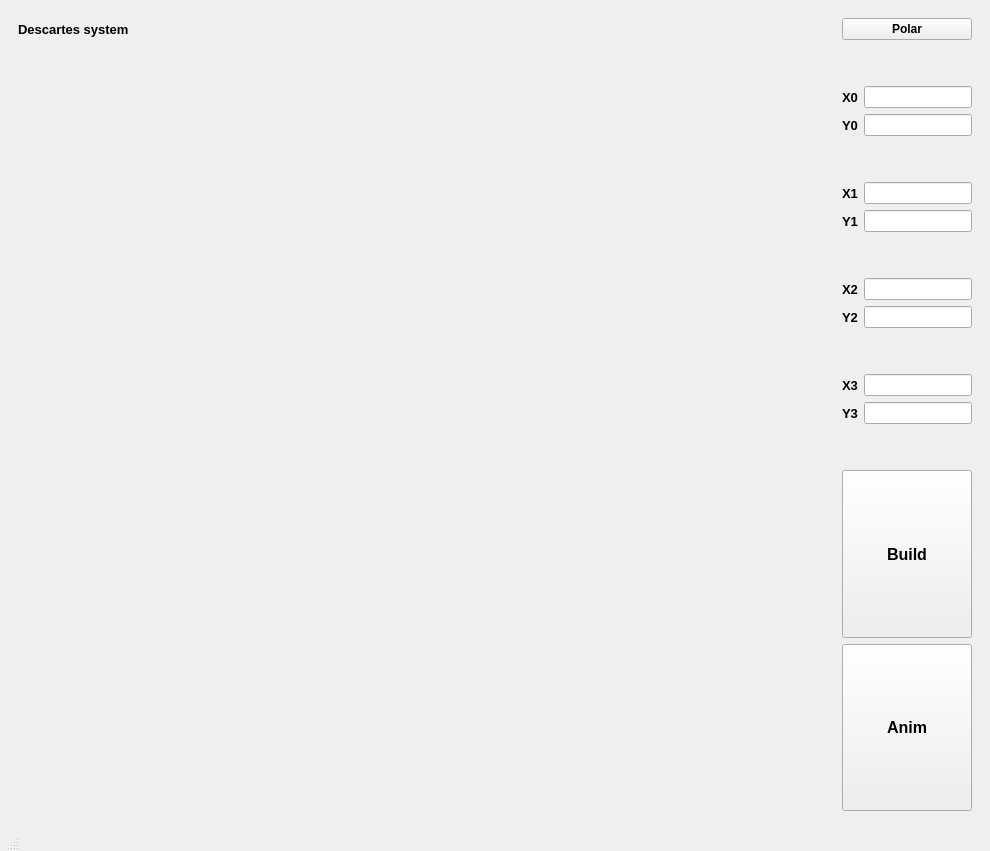
<?xml version="1.0" encoding="UTF-8"?>
<ui version="4.0">
 <class>MainWindow</class>
 <widget class="QMainWindow" name="MainWindow">
  <property name="geometry">
   <rect>
    <x>0</x>
    <y>0</y>
    <width>990</width>
    <height>851</height>
   </rect>
  </property>
  <property name="windowTitle">
   <string>MainWindow</string>
  </property>
  <property name="layoutDirection">
   <enum>Qt::LeftToRight</enum>
  </property>
  <property name="autoFillBackground">
   <bool>false</bool>
  </property>
  <widget class="QWidget" name="centralwidget">
   <property name="sizePolicy">
    <sizepolicy hsizetype="Preferred" vsizetype="Preferred">
     <horstretch>0</horstretch>
     <verstretch>0</verstretch>
    </sizepolicy>
   </property>
   <layout class="QGridLayout" name="gridLayout_7">
    <item row="0" column="0">
     <widget class="QStackedWidget" name="stackedWidget">
      <property name="sizePolicy">
       <sizepolicy hsizetype="Preferred" vsizetype="Expanding">
        <horstretch>0</horstretch>
        <verstretch>0</verstretch>
       </sizepolicy>
      </property>
      <property name="currentIndex">
       <number>0</number>
      </property>
      <widget class="QWidget" name="page">
       <layout class="QGridLayout" name="gridLayout_8">
        <item row="1" column="0">
         <layout class="QGridLayout" name="gridLayout_2">
          <property name="sizeConstraint">
           <enum>QLayout::SetNoConstraint</enum>
          </property>
          <item row="0" column="0">
           <widget class="QLabel" name="label_7">
            <property name="font">
             <font>
              <family>Nirmala UI</family>
              <pointsize>10</pointsize>
              <weight>75</weight>
              <bold>true</bold>
             </font>
            </property>
            <property name="text">
             <string>Descartes system</string>
            </property>
           </widget>
          </item>
          <item row="1" column="2">
           <layout class="QVBoxLayout" name="verticalLayout">
            <property name="sizeConstraint">
             <enum>QLayout::SetNoConstraint</enum>
            </property>
            <item>
             <layout class="QGridLayout" name="gridLayout">
              <item row="9" column="0">
               <widget class="QLabel" name="y2l">
                <property name="sizePolicy">
                 <sizepolicy hsizetype="Preferred" vsizetype="Expanding">
                  <horstretch>0</horstretch>
                  <verstretch>0</verstretch>
                 </sizepolicy>
                </property>
                <property name="font">
                 <font>
                  <family>Nirmala UI</family>
                  <pointsize>10</pointsize>
                  <weight>75</weight>
                  <bold>true</bold>
                 </font>
                </property>
                <property name="layoutDirection">
                 <enum>Qt::RightToLeft</enum>
                </property>
                <property name="text">
                 <string>Y2</string>
                </property>
               </widget>
              </item>
              <item row="11" column="0">
               <widget class="QLabel" name="x3l">
                <property name="sizePolicy">
                 <sizepolicy hsizetype="Preferred" vsizetype="Expanding">
                  <horstretch>0</horstretch>
                  <verstretch>0</verstretch>
                 </sizepolicy>
                </property>
                <property name="font">
                 <font>
                  <family>Nirmala UI</family>
                  <pointsize>10</pointsize>
                  <weight>75</weight>
                  <bold>true</bold>
                 </font>
                </property>
                <property name="layoutDirection">
                 <enum>Qt::RightToLeft</enum>
                </property>
                <property name="text">
                 <string>X3</string>
                </property>
               </widget>
              </item>
              <item row="5" column="1">
               <widget class="QLineEdit" name="x1">
                <property name="sizePolicy">
                 <sizepolicy hsizetype="Preferred" vsizetype="Expanding">
                  <horstretch>0</horstretch>
                  <verstretch>0</verstretch>
                 </sizepolicy>
                </property>
                <property name="layoutDirection">
                 <enum>Qt::RightToLeft</enum>
                </property>
               </widget>
              </item>
              <item row="6" column="0">
               <widget class="QLabel" name="y1l">
                <property name="sizePolicy">
                 <sizepolicy hsizetype="Preferred" vsizetype="Expanding">
                  <horstretch>0</horstretch>
                  <verstretch>0</verstretch>
                 </sizepolicy>
                </property>
                <property name="font">
                 <font>
                  <family>Nirmala UI</family>
                  <pointsize>10</pointsize>
                  <weight>75</weight>
                  <bold>true</bold>
                 </font>
                </property>
                <property name="layoutDirection">
                 <enum>Qt::RightToLeft</enum>
                </property>
                <property name="text">
                 <string>Y1</string>
                </property>
               </widget>
              </item>
              <item row="12" column="1">
               <widget class="QLineEdit" name="y3">
                <property name="sizePolicy">
                 <sizepolicy hsizetype="Preferred" vsizetype="Expanding">
                  <horstretch>0</horstretch>
                  <verstretch>0</verstretch>
                 </sizepolicy>
                </property>
                <property name="layoutDirection">
                 <enum>Qt::RightToLeft</enum>
                </property>
               </widget>
              </item>
              <item row="2" column="0">
               <widget class="QLabel" name="x0l">
                <property name="sizePolicy">
                 <sizepolicy hsizetype="Preferred" vsizetype="Expanding">
                  <horstretch>0</horstretch>
                  <verstretch>0</verstretch>
                 </sizepolicy>
                </property>
                <property name="font">
                 <font>
                  <family>Nirmala UI</family>
                  <pointsize>10</pointsize>
                  <weight>75</weight>
                  <bold>true</bold>
                 </font>
                </property>
                <property name="layoutDirection">
                 <enum>Qt::RightToLeft</enum>
                </property>
                <property name="text">
                 <string>X0</string>
                </property>
               </widget>
              </item>
              <item row="2" column="1">
               <widget class="QLineEdit" name="x0">
                <property name="sizePolicy">
                 <sizepolicy hsizetype="Preferred" vsizetype="Expanding">
                  <horstretch>0</horstretch>
                  <verstretch>0</verstretch>
                 </sizepolicy>
                </property>
                <property name="layoutDirection">
                 <enum>Qt::RightToLeft</enum>
                </property>
               </widget>
              </item>
              <item row="6" column="1">
               <widget class="QLineEdit" name="y1">
                <property name="sizePolicy">
                 <sizepolicy hsizetype="Preferred" vsizetype="Expanding">
                  <horstretch>0</horstretch>
                  <verstretch>0</verstretch>
                 </sizepolicy>
                </property>
                <property name="layoutDirection">
                 <enum>Qt::RightToLeft</enum>
                </property>
               </widget>
              </item>
              <item row="12" column="0">
               <widget class="QLabel" name="y3l">
                <property name="sizePolicy">
                 <sizepolicy hsizetype="Preferred" vsizetype="Expanding">
                  <horstretch>0</horstretch>
                  <verstretch>0</verstretch>
                 </sizepolicy>
                </property>
                <property name="font">
                 <font>
                  <family>Nirmala UI</family>
                  <pointsize>10</pointsize>
                  <weight>75</weight>
                  <bold>true</bold>
                 </font>
                </property>
                <property name="layoutDirection">
                 <enum>Qt::RightToLeft</enum>
                </property>
                <property name="text">
                 <string>Y3</string>
                </property>
               </widget>
              </item>
              <item row="8" column="1">
               <widget class="QLineEdit" name="x2">
                <property name="sizePolicy">
                 <sizepolicy hsizetype="Preferred" vsizetype="Expanding">
                  <horstretch>0</horstretch>
                  <verstretch>0</verstretch>
                 </sizepolicy>
                </property>
                <property name="layoutDirection">
                 <enum>Qt::RightToLeft</enum>
                </property>
               </widget>
              </item>
              <item row="9" column="1">
               <widget class="QLineEdit" name="y2">
                <property name="sizePolicy">
                 <sizepolicy hsizetype="Preferred" vsizetype="Expanding">
                  <horstretch>0</horstretch>
                  <verstretch>0</verstretch>
                 </sizepolicy>
                </property>
                <property name="layoutDirection">
                 <enum>Qt::RightToLeft</enum>
                </property>
               </widget>
              </item>
              <item row="8" column="0">
               <widget class="QLabel" name="x2l">
                <property name="sizePolicy">
                 <sizepolicy hsizetype="Preferred" vsizetype="Expanding">
                  <horstretch>0</horstretch>
                  <verstretch>0</verstretch>
                 </sizepolicy>
                </property>
                <property name="font">
                 <font>
                  <family>Nirmala UI</family>
                  <pointsize>10</pointsize>
                  <weight>75</weight>
                  <bold>true</bold>
                 </font>
                </property>
                <property name="layoutDirection">
                 <enum>Qt::RightToLeft</enum>
                </property>
                <property name="text">
                 <string>X2</string>
                </property>
               </widget>
              </item>
              <item row="3" column="1">
               <widget class="QLineEdit" name="y0">
                <property name="sizePolicy">
                 <sizepolicy hsizetype="Preferred" vsizetype="Expanding">
                  <horstretch>0</horstretch>
                  <verstretch>0</verstretch>
                 </sizepolicy>
                </property>
                <property name="layoutDirection">
                 <enum>Qt::RightToLeft</enum>
                </property>
               </widget>
              </item>
              <item row="5" column="0">
               <widget class="QLabel" name="x1l">
                <property name="sizePolicy">
                 <sizepolicy hsizetype="Preferred" vsizetype="Expanding">
                  <horstretch>0</horstretch>
                  <verstretch>0</verstretch>
                 </sizepolicy>
                </property>
                <property name="font">
                 <font>
                  <family>Nirmala UI</family>
                  <pointsize>10</pointsize>
                  <weight>75</weight>
                  <bold>true</bold>
                 </font>
                </property>
                <property name="layoutDirection">
                 <enum>Qt::RightToLeft</enum>
                </property>
                <property name="text">
                 <string>X1</string>
                </property>
               </widget>
              </item>
              <item row="11" column="1">
               <widget class="QLineEdit" name="x3">
                <property name="sizePolicy">
                 <sizepolicy hsizetype="Preferred" vsizetype="Expanding">
                  <horstretch>0</horstretch>
                  <verstretch>0</verstretch>
                 </sizepolicy>
                </property>
                <property name="layoutDirection">
                 <enum>Qt::RightToLeft</enum>
                </property>
               </widget>
              </item>
              <item row="3" column="0">
               <widget class="QLabel" name="y0l">
                <property name="sizePolicy">
                 <sizepolicy hsizetype="Preferred" vsizetype="Expanding">
                  <horstretch>0</horstretch>
                  <verstretch>0</verstretch>
                 </sizepolicy>
                </property>
                <property name="font">
                 <font>
                  <family>Nirmala UI</family>
                  <pointsize>10</pointsize>
                  <weight>75</weight>
                  <bold>true</bold>
                 </font>
                </property>
                <property name="layoutDirection">
                 <enum>Qt::RightToLeft</enum>
                </property>
                <property name="text">
                 <string>Y0</string>
                </property>
               </widget>
              </item>
              <item row="13" column="0" colspan="2">
               <spacer name="verticalSpacer">
                <property name="orientation">
                 <enum>Qt::Vertical</enum>
                </property>
                <property name="sizeHint" stdset="0">
                 <size>
                  <width>20</width>
                  <height>40</height>
                 </size>
                </property>
               </spacer>
              </item>
              <item row="10" column="0" colspan="2">
               <spacer name="verticalSpacer_6">
                <property name="orientation">
                 <enum>Qt::Vertical</enum>
                </property>
                <property name="sizeHint" stdset="0">
                 <size>
                  <width>20</width>
                  <height>40</height>
                 </size>
                </property>
               </spacer>
              </item>
              <item row="7" column="0" colspan="2">
               <spacer name="verticalSpacer_4">
                <property name="orientation">
                 <enum>Qt::Vertical</enum>
                </property>
                <property name="sizeHint" stdset="0">
                 <size>
                  <width>20</width>
                  <height>40</height>
                 </size>
                </property>
               </spacer>
              </item>
              <item row="4" column="0" colspan="2">
               <spacer name="verticalSpacer_2">
                <property name="orientation">
                 <enum>Qt::Vertical</enum>
                </property>
                <property name="sizeHint" stdset="0">
                 <size>
                  <width>20</width>
                  <height>40</height>
                 </size>
                </property>
               </spacer>
              </item>
              <item row="1" column="0" colspan="2">
               <spacer name="verticalSpacer_3">
                <property name="sizePolicy">
                 <sizepolicy hsizetype="Minimum" vsizetype="Expanding">
                  <horstretch>0</horstretch>
                  <verstretch>0</verstretch>
                 </sizepolicy>
                </property>
                <property name="orientation">
                 <enum>Qt::Vertical</enum>
                </property>
                <property name="sizeHint" stdset="0">
                 <size>
                  <width>20</width>
                  <height>40</height>
                 </size>
                </property>
               </spacer>
              </item>
             </layout>
            </item>
            <item>
             <widget class="QPushButton" name="Build">
              <property name="sizePolicy">
               <sizepolicy hsizetype="Preferred" vsizetype="Expanding">
                <horstretch>0</horstretch>
                <verstretch>0</verstretch>
               </sizepolicy>
              </property>
              <property name="font">
               <font>
                <family>Nirmala UI</family>
                <pointsize>12</pointsize>
                <weight>75</weight>
                <bold>true</bold>
               </font>
              </property>
              <property name="layoutDirection">
               <enum>Qt::RightToLeft</enum>
              </property>
              <property name="text">
               <string>Build</string>
              </property>
             </widget>
            </item>
            <item>
             <widget class="QPushButton" name="Anim">
              <property name="enabled">
               <bool>true</bool>
              </property>
              <property name="sizePolicy">
               <sizepolicy hsizetype="Preferred" vsizetype="Expanding">
                <horstretch>0</horstretch>
                <verstretch>0</verstretch>
               </sizepolicy>
              </property>
              <property name="font">
               <font>
                <family>Nirmala UI</family>
                <pointsize>12</pointsize>
                <weight>75</weight>
                <bold>true</bold>
               </font>
              </property>
              <property name="layoutDirection">
               <enum>Qt::RightToLeft</enum>
              </property>
              <property name="text">
               <string>Anim</string>
              </property>
             </widget>
            </item>
           </layout>
          </item>
          <item row="2" column="0" colspan="3">
           <spacer name="horizontalSpacer">
            <property name="orientation">
             <enum>Qt::Horizontal</enum>
            </property>
            <property name="sizeHint" stdset="0">
             <size>
              <width>40</width>
              <height>0</height>
             </size>
            </property>
           </spacer>
          </item>
          <item row="1" column="0">
           <widget class="QLabel" name="graph">
            <property name="sizePolicy">
             <sizepolicy hsizetype="Expanding" vsizetype="Expanding">
              <horstretch>0</horstretch>
              <verstretch>0</verstretch>
             </sizepolicy>
            </property>
            <property name="minimumSize">
             <size>
              <width>721</width>
              <height>711</height>
             </size>
            </property>
            <property name="layoutDirection">
             <enum>Qt::RightToLeft</enum>
            </property>
            <property name="text">
             <string/>
            </property>
           </widget>
          </item>
          <item row="0" column="2">
           <widget class="QPushButton" name="pushButton_2">
            <property name="font">
             <font>
              <family>Nirmala UI</family>
              <pointsize>9</pointsize>
              <weight>75</weight>
              <bold>true</bold>
             </font>
            </property>
            <property name="text">
             <string>Polar</string>
            </property>
           </widget>
          </item>
         </layout>
        </item>
       </layout>
      </widget>
      <widget class="QWidget" name="page_2">
       <layout class="QGridLayout" name="gridLayout_11">
        <item row="0" column="0">
         <layout class="QGridLayout" name="gridLayout_9">
          <property name="sizeConstraint">
           <enum>QLayout::SetNoConstraint</enum>
          </property>
          <item row="1" column="0">
           <widget class="QLabel" name="graph_2">
            <property name="sizePolicy">
             <sizepolicy hsizetype="Expanding" vsizetype="Expanding">
              <horstretch>0</horstretch>
              <verstretch>0</verstretch>
             </sizepolicy>
            </property>
            <property name="minimumSize">
             <size>
              <width>721</width>
              <height>711</height>
             </size>
            </property>
            <property name="layoutDirection">
             <enum>Qt::RightToLeft</enum>
            </property>
            <property name="text">
             <string/>
            </property>
           </widget>
          </item>
          <item row="1" column="1">
           <layout class="QVBoxLayout" name="verticalLayout_3">
            <property name="sizeConstraint">
             <enum>QLayout::SetNoConstraint</enum>
            </property>
            <item>
             <layout class="QGridLayout" name="gridLayout_10">
              <item row="9" column="0">
               <widget class="QLabel" name="y2l_2">
                <property name="sizePolicy">
                 <sizepolicy hsizetype="Preferred" vsizetype="Expanding">
                  <horstretch>0</horstretch>
                  <verstretch>0</verstretch>
                 </sizepolicy>
                </property>
                <property name="font">
                 <font>
                  <family>Nirmala UI</family>
                  <pointsize>10</pointsize>
                  <weight>75</weight>
                  <bold>true</bold>
                 </font>
                </property>
                <property name="layoutDirection">
                 <enum>Qt::RightToLeft</enum>
                </property>
                <property name="text">
                 <string>a2</string>
                </property>
               </widget>
              </item>
              <item row="11" column="0">
               <widget class="QLabel" name="x3l_2">
                <property name="font">
                 <font>
                  <family>Nirmala UI</family>
                  <pointsize>10</pointsize>
                  <weight>75</weight>
                  <bold>true</bold>
                 </font>
                </property>
                <property name="layoutDirection">
                 <enum>Qt::RightToLeft</enum>
                </property>
                <property name="text">
                 <string>R3</string>
                </property>
               </widget>
              </item>
              <item row="5" column="1">
               <widget class="QLineEdit" name="R1">
                <property name="sizePolicy">
                 <sizepolicy hsizetype="Preferred" vsizetype="Expanding">
                  <horstretch>0</horstretch>
                  <verstretch>0</verstretch>
                 </sizepolicy>
                </property>
                <property name="layoutDirection">
                 <enum>Qt::RightToLeft</enum>
                </property>
               </widget>
              </item>
              <item row="6" column="0">
               <widget class="QLabel" name="y1l_2">
                <property name="sizePolicy">
                 <sizepolicy hsizetype="Preferred" vsizetype="Expanding">
                  <horstretch>0</horstretch>
                  <verstretch>0</verstretch>
                 </sizepolicy>
                </property>
                <property name="font">
                 <font>
                  <family>Nirmala UI</family>
                  <pointsize>10</pointsize>
                  <weight>75</weight>
                  <bold>true</bold>
                 </font>
                </property>
                <property name="layoutDirection">
                 <enum>Qt::RightToLeft</enum>
                </property>
                <property name="text">
                 <string>a1</string>
                </property>
               </widget>
              </item>
              <item row="12" column="1">
               <widget class="QLineEdit" name="a3">
                <property name="sizePolicy">
                 <sizepolicy hsizetype="Preferred" vsizetype="Expanding">
                  <horstretch>0</horstretch>
                  <verstretch>0</verstretch>
                 </sizepolicy>
                </property>
                <property name="layoutDirection">
                 <enum>Qt::RightToLeft</enum>
                </property>
               </widget>
              </item>
              <item row="2" column="0">
               <widget class="QLabel" name="x0l_2">
                <property name="sizePolicy">
                 <sizepolicy hsizetype="Preferred" vsizetype="Expanding">
                  <horstretch>0</horstretch>
                  <verstretch>0</verstretch>
                 </sizepolicy>
                </property>
                <property name="font">
                 <font>
                  <family>Nirmala UI</family>
                  <pointsize>10</pointsize>
                  <weight>75</weight>
                  <bold>true</bold>
                 </font>
                </property>
                <property name="layoutDirection">
                 <enum>Qt::RightToLeft</enum>
                </property>
                <property name="text">
                 <string>R0</string>
                </property>
               </widget>
              </item>
              <item row="2" column="1">
               <widget class="QLineEdit" name="R0">
                <property name="sizePolicy">
                 <sizepolicy hsizetype="Preferred" vsizetype="Expanding">
                  <horstretch>0</horstretch>
                  <verstretch>0</verstretch>
                 </sizepolicy>
                </property>
                <property name="layoutDirection">
                 <enum>Qt::RightToLeft</enum>
                </property>
               </widget>
              </item>
              <item row="6" column="1">
               <widget class="QLineEdit" name="a1">
                <property name="sizePolicy">
                 <sizepolicy hsizetype="Preferred" vsizetype="Expanding">
                  <horstretch>0</horstretch>
                  <verstretch>0</verstretch>
                 </sizepolicy>
                </property>
                <property name="layoutDirection">
                 <enum>Qt::RightToLeft</enum>
                </property>
               </widget>
              </item>
              <item row="12" column="0">
               <widget class="QLabel" name="y3l_2">
                <property name="sizePolicy">
                 <sizepolicy hsizetype="Preferred" vsizetype="Expanding">
                  <horstretch>0</horstretch>
                  <verstretch>0</verstretch>
                 </sizepolicy>
                </property>
                <property name="font">
                 <font>
                  <family>Nirmala UI</family>
                  <pointsize>10</pointsize>
                  <weight>75</weight>
                  <bold>true</bold>
                 </font>
                </property>
                <property name="layoutDirection">
                 <enum>Qt::RightToLeft</enum>
                </property>
                <property name="text">
                 <string>a3</string>
                </property>
               </widget>
              </item>
              <item row="8" column="1">
               <widget class="QLineEdit" name="r2">
                <property name="sizePolicy">
                 <sizepolicy hsizetype="Preferred" vsizetype="Preferred">
                  <horstretch>0</horstretch>
                  <verstretch>0</verstretch>
                 </sizepolicy>
                </property>
                <property name="layoutDirection">
                 <enum>Qt::RightToLeft</enum>
                </property>
               </widget>
              </item>
              <item row="9" column="1">
               <widget class="QLineEdit" name="a2">
                <property name="sizePolicy">
                 <sizepolicy hsizetype="Preferred" vsizetype="Expanding">
                  <horstretch>0</horstretch>
                  <verstretch>0</verstretch>
                 </sizepolicy>
                </property>
                <property name="layoutDirection">
                 <enum>Qt::RightToLeft</enum>
                </property>
               </widget>
              </item>
              <item row="8" column="0">
               <widget class="QLabel" name="x2l_2">
                <property name="font">
                 <font>
                  <family>Nirmala UI</family>
                  <pointsize>10</pointsize>
                  <weight>75</weight>
                  <bold>true</bold>
                 </font>
                </property>
                <property name="layoutDirection">
                 <enum>Qt::RightToLeft</enum>
                </property>
                <property name="text">
                 <string>R2</string>
                </property>
               </widget>
              </item>
              <item row="3" column="1">
               <widget class="QLineEdit" name="a0">
                <property name="sizePolicy">
                 <sizepolicy hsizetype="Preferred" vsizetype="Expanding">
                  <horstretch>0</horstretch>
                  <verstretch>0</verstretch>
                 </sizepolicy>
                </property>
                <property name="layoutDirection">
                 <enum>Qt::RightToLeft</enum>
                </property>
               </widget>
              </item>
              <item row="5" column="0">
               <widget class="QLabel" name="x1l_2">
                <property name="sizePolicy">
                 <sizepolicy hsizetype="Preferred" vsizetype="Expanding">
                  <horstretch>0</horstretch>
                  <verstretch>0</verstretch>
                 </sizepolicy>
                </property>
                <property name="font">
                 <font>
                  <family>Nirmala UI</family>
                  <pointsize>10</pointsize>
                  <weight>75</weight>
                  <bold>true</bold>
                 </font>
                </property>
                <property name="layoutDirection">
                 <enum>Qt::RightToLeft</enum>
                </property>
                <property name="text">
                 <string>R1</string>
                </property>
               </widget>
              </item>
              <item row="11" column="1">
               <widget class="QLineEdit" name="r3">
                <property name="sizePolicy">
                 <sizepolicy hsizetype="Preferred" vsizetype="Preferred">
                  <horstretch>0</horstretch>
                  <verstretch>0</verstretch>
                 </sizepolicy>
                </property>
                <property name="layoutDirection">
                 <enum>Qt::RightToLeft</enum>
                </property>
               </widget>
              </item>
              <item row="3" column="0">
               <widget class="QLabel" name="y0l_2">
                <property name="sizePolicy">
                 <sizepolicy hsizetype="Preferred" vsizetype="Expanding">
                  <horstretch>0</horstretch>
                  <verstretch>0</verstretch>
                 </sizepolicy>
                </property>
                <property name="font">
                 <font>
                  <family>Nirmala UI</family>
                  <pointsize>10</pointsize>
                  <weight>75</weight>
                  <bold>true</bold>
                 </font>
                </property>
                <property name="layoutDirection">
                 <enum>Qt::RightToLeft</enum>
                </property>
                <property name="text">
                 <string>a0</string>
                </property>
               </widget>
              </item>
              <item row="1" column="0" colspan="2">
               <spacer name="verticalSpacer_11">
                <property name="orientation">
                 <enum>Qt::Vertical</enum>
                </property>
                <property name="sizeHint" stdset="0">
                 <size>
                  <width>20</width>
                  <height>40</height>
                 </size>
                </property>
               </spacer>
              </item>
              <item row="4" column="0" colspan="2">
               <spacer name="verticalSpacer_5">
                <property name="orientation">
                 <enum>Qt::Vertical</enum>
                </property>
                <property name="sizeHint" stdset="0">
                 <size>
                  <width>20</width>
                  <height>40</height>
                 </size>
                </property>
               </spacer>
              </item>
              <item row="7" column="0" colspan="2">
               <spacer name="verticalSpacer_9">
                <property name="orientation">
                 <enum>Qt::Vertical</enum>
                </property>
                <property name="sizeHint" stdset="0">
                 <size>
                  <width>20</width>
                  <height>40</height>
                 </size>
                </property>
               </spacer>
              </item>
              <item row="10" column="0" colspan="2">
               <spacer name="verticalSpacer_8">
                <property name="orientation">
                 <enum>Qt::Vertical</enum>
                </property>
                <property name="sizeHint" stdset="0">
                 <size>
                  <width>20</width>
                  <height>40</height>
                 </size>
                </property>
               </spacer>
              </item>
              <item row="13" column="0" colspan="2">
               <spacer name="verticalSpacer_10">
                <property name="orientation">
                 <enum>Qt::Vertical</enum>
                </property>
                <property name="sizeHint" stdset="0">
                 <size>
                  <width>20</width>
                  <height>40</height>
                 </size>
                </property>
               </spacer>
              </item>
             </layout>
            </item>
            <item>
             <widget class="QPushButton" name="Build_2">
              <property name="sizePolicy">
               <sizepolicy hsizetype="Preferred" vsizetype="Expanding">
                <horstretch>0</horstretch>
                <verstretch>0</verstretch>
               </sizepolicy>
              </property>
              <property name="font">
               <font>
                <family>Nirmala UI</family>
                <pointsize>12</pointsize>
                <weight>75</weight>
                <bold>true</bold>
               </font>
              </property>
              <property name="layoutDirection">
               <enum>Qt::RightToLeft</enum>
              </property>
              <property name="text">
               <string>Build</string>
              </property>
             </widget>
            </item>
            <item>
             <widget class="QPushButton" name="Anim_2">
              <property name="enabled">
               <bool>true</bool>
              </property>
              <property name="sizePolicy">
               <sizepolicy hsizetype="Preferred" vsizetype="Expanding">
                <horstretch>0</horstretch>
                <verstretch>0</verstretch>
               </sizepolicy>
              </property>
              <property name="font">
               <font>
                <family>Nirmala UI</family>
                <pointsize>12</pointsize>
                <weight>75</weight>
                <bold>true</bold>
               </font>
              </property>
              <property name="layoutDirection">
               <enum>Qt::RightToLeft</enum>
              </property>
              <property name="text">
               <string>Anim</string>
              </property>
             </widget>
            </item>
           </layout>
          </item>
          <item row="2" column="0" colspan="2">
           <spacer name="horizontalSpacer_2">
            <property name="orientation">
             <enum>Qt::Horizontal</enum>
            </property>
            <property name="sizeHint" stdset="0">
             <size>
              <width>40</width>
              <height>0</height>
             </size>
            </property>
           </spacer>
          </item>
          <item row="0" column="0">
           <widget class="QLabel" name="label_9">
            <property name="sizePolicy">
             <sizepolicy hsizetype="Preferred" vsizetype="Preferred">
              <horstretch>0</horstretch>
              <verstretch>0</verstretch>
             </sizepolicy>
            </property>
            <property name="font">
             <font>
              <family>Nirmala UI</family>
              <pointsize>10</pointsize>
              <weight>75</weight>
              <bold>true</bold>
             </font>
            </property>
            <property name="text">
             <string>Polar system (R - length of vector, a - angle in radians)</string>
            </property>
           </widget>
          </item>
          <item row="0" column="1">
           <widget class="QPushButton" name="pushButton">
            <property name="font">
             <font>
              <family>Nirmala UI</family>
              <pointsize>9</pointsize>
              <weight>75</weight>
              <bold>true</bold>
             </font>
            </property>
            <property name="text">
             <string>Descartes</string>
            </property>
           </widget>
          </item>
         </layout>
        </item>
       </layout>
      </widget>
     </widget>
    </item>
   </layout>
  </widget>
  <widget class="QMenuBar" name="menubar">
   <property name="geometry">
    <rect>
     <x>0</x>
     <y>0</y>
     <width>990</width>
     <height>26</height>
    </rect>
   </property>
  </widget>
  <widget class="QStatusBar" name="statusbar">
   <property name="sizePolicy">
    <sizepolicy hsizetype="Fixed" vsizetype="Fixed">
     <horstretch>0</horstretch>
     <verstretch>0</verstretch>
    </sizepolicy>
   </property>
  </widget>
  <action name="actionrfdj">
   <property name="text">
    <string>rfdj</string>
   </property>
  </action>
 </widget>
 <resources/>
 <connections/>
</ui>
